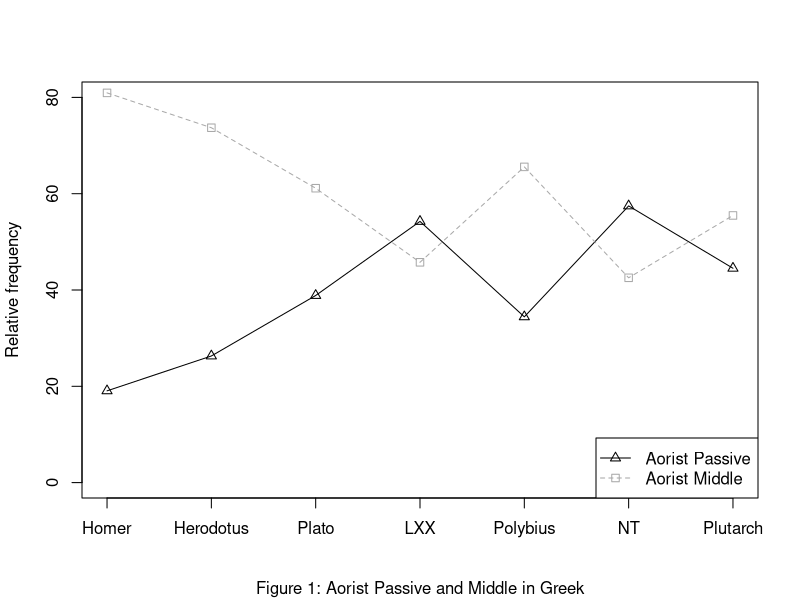
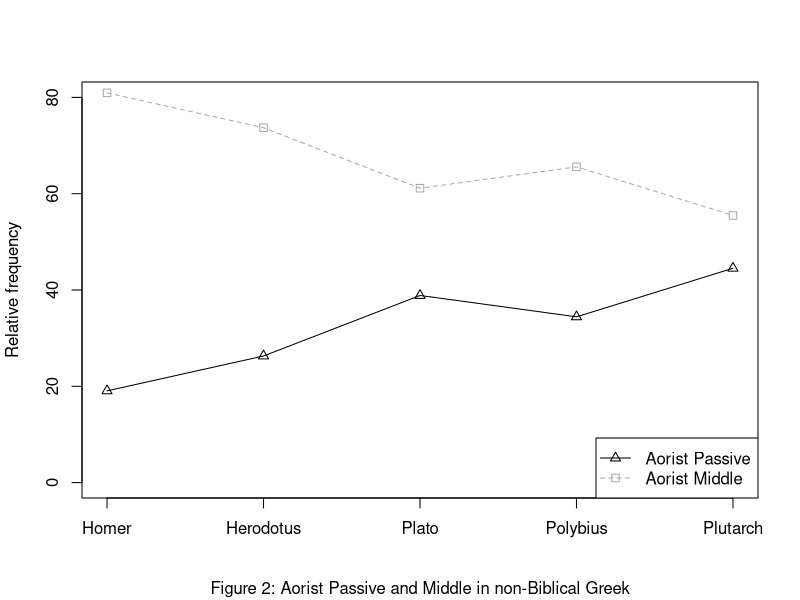

The R script that drew these images, in order: (Note: this script raises an error after producing the figures.)
#Make matrix of voice categories
VoiceMarkersGreek <- matrix(c(433, 405, 567, 3915, 619, 866, 199, 1839, 1135, 892, 3302, 1179, 641, 248), ncol = 7, byrow = TRUE)

colnames(VoiceMarkersGreek) <- c("Homer", "Herodotus", "Plato", "LXX", "Polybius", "NT", "Plutarch")
rownames(VoiceMarkersGreek) <- c("Passive aorist", "Middle aorist")

VoiceMarkersGreek

#Perform chisquared test

chisq.test(VoiceMarkersGreek)

#Make plot of relative frequencies

#All works

#Get relative frequencies
VoiceMarkersGreekProportion <- prop.table(VoiceMarkersGreek, 2)*100

VoiceMarkersGreekProportion

#Make plot

plot(VoiceMarkersGreekProportion[1,], type = "o", pch = 2, ylim = range(0:80), axes = FALSE, xlab = "", ylab = "Relative frequency", sub = "Figure 1: Aorist Passive and Middle in Greek")

axis(1, at = 1:7, labels = colnames(VoiceMarkersGreek))
axis(2)
box()

lines(VoiceMarkersGreekProportion[2,], type = "o", lty = 2, pch = 0, col = "darkgrey")
legend("bottomright", lty = c(1,2), col = c("black", "darkgrey"), pch = c(2, 0), legend = c("Aorist Passive", "Aorist Middle"))

#All works except LXX and NT
VoiceMarkersGreekReduced <- matrix(c(433, 405, 567, 619, 199, 1839, 1135, 892, 1179, 248), ncol = 5, byrow = TRUE)

colnames(VoiceMarkersGreekReduced) <- c("Homer", "Herodotus", "Plato", "Polybius", "Plutarch")
rownames(VoiceMarkersGreekReduced) <- c("Passive aorist", "Middle aorist")

VoiceMarkersGreekReducedProportion <- prop.table(VoiceMarkersGreekReduced, 2)*100

VoiceMarkersGreekReducedProportion

#Make plot

plot(VoiceMarkersGreekReducedProportion[1,], type = "o", pch = 2, ylim = range(0:80), axes = FALSE, xlab = "", ylab = "Relative frequency", sub = "Figure 2: Aorist Passive and Middle in non-Biblical Greek")

axis(1, at = 1:5, labels = colnames(VoiceMarkersGreekReducedProportion))
axis(2)
box()

lines(VoiceMarkersGreekReducedProportion[2,], type = "o", lty = 2, pch = 0, col = "darkgrey")
legend("bottomright", lty = c(1,2), col = c("black", "darkgrey"), pch = c(2, 0), legend = c("Aorist Passive", "Aorist Middle"))


colnames(VoiceMarkersGreekReduced) <- c("Homer", "Herodotus", "Plato", "Polybius", "Plutarch")
rownames(VoiceMarkersGreek) <- c("Passive aorist", "Middle aorist")




#Get expected values

chisq.test(VoiceMarkersGreek)$expected

#Obtain effect size

library(vcd)

assocstats(VoiceMarkersGreek)

#Perform Fisher exact test:

PassiveAoristHomer <- matrix(c(433, 6571, 1839, 7397), ncol = 2, byrow = TRUE)
fisher.test(PassiveAoristHomer, alternative = "less")

MiddleAoristHomer <- matrix(c(1839, 7397, 433, 6571), ncol = 2, byrow = TRUE)
fisher.test(MiddleAoristHomer, alternative = "greater")

PassiveAoristHesiod <- matrix(c(405, 6599, 1135, 8101), ncol = 2, byrow = TRUE)
fisher.test(PassiveAoristHesiod, alternative = "less")

MiddleAoristHesiod <- matrix(c(1135, 8101, 405, 6599), ncol = 2, byrow = TRUE)
fisher.test(MiddleAoristHomer, alternative = "greater")

PassiveAoristPlato <- matrix(c(567, 6437, 892, 8344), ncol = 2, byrow = TRUE)
fisher.test(PassiveAoristPlato, alternative = "less")

MiddleAoristPlato <- matrix(c(892, 8344, 567, 6437), ncol = 2, byrow = TRUE)
fisher.test(MiddleAoristPlato, alternative = "greater")

PassiveAoristLXX <- matrix(c(3915, 3089, 3302, 5934), ncol = 2, byrow = TRUE)
fisher.test(PassiveAoristLXX, alternative = "greater")

MiddleAoristLXX <- matrix(c(3302, 5934, 3915, 3089), ncol = 2, byrow = TRUE)
fisher.test(MiddleAoristLXX, alternative = "less")

PassiveAoristPolybius <- matrix(c(619, 6385, 1179, 8057), ncol = 2, byrow = TRUE)
fisher.test(PassiveAoristPolybius, alternative = "less")

MiddleAoristPolybius <- matrix(c(1179, 8057, 619, 6385), ncol = 2, byrow = TRUE)
fisher.test(MiddleAoristPolybius, alternative = "greater")

PassiveAoristNT <- matrix(c(866, 6138, 641, 8595), ncol = 2, byrow = TRUE)
fisher.test(PassiveAoristNT, alternative = "greater")

MiddleAoristNT <- matrix(c(641, 8595, 866, 6138), ncol = 2, byrow = TRUE)
fisher.test(MiddleAoristNT, alternative = "less")

PassiveAoristPlutarch <- matrix(c(199, 6805, 248, 9188), ncol = 2, byrow = TRUE)
fisher.test(PassiveAoristPlutharch, alternative = "less")

MiddleAoristPlutarch <- matrix(c(248, 9188, 199, 6805), ncol = 2, byrow = TRUE)
fisher.test(MiddleAoristPlutarch, alternative = "greater")


#Greek and Hebrew equivalents

GreekHebrewEquivalents <- matrix(c(50, 48, 3, 36, 9, 4, 0, 4, 10, 2, 0, 6, 5, 7, 0, 2), ncol = 2, byrow = TRUE)
colnames(GreekHebrewEquivalents) <- c("Middle", "Passive")
rownames(GreekHebrewEquivalents) <- c("Qal", "Niphal", "Piel", "Pual", "Hiphil", "Hophal", "Hithpael", "QalPass")

GreekHebrewEquivalents

chisq.test(GreekHebrewEquivalents)

assocstats(GreekHebrewEquivalents)

chisq.test(GreekHebrewEquivalents)$expected

#Fisher test
MiddleQal <- matrix(c(50, 48, 27, 61), ncol = 2, byrow = TRUE)
fisher.test(MiddleQal, alternative = "greater")

PassiveQal <- matrix(c(48, 50, 61, 27), ncol = 2, byrow = TRUE)
fisher.test(PassiveQal, alternative = "less")

MiddleNiphal <- matrix(c(3, 36, 74, 93), ncol = 2, byrow = TRUE)
fisher.test(MiddleNiphal, alternative = "less")

PassiveNiphal <- matrix(c(36, 3, 93, 74), ncol = 2, byrow = TRUE)
fisher.test(PassiveNiphal, alternative = "greater")

MiddlePiel <- matrix(c(9, 4, 68, 105), ncol = 2, byrow = TRUE)
fisher.test(MiddlePiel, alternative = "greater")

PassivePiel <- matrix(c(4, 9, 105, 68), ncol = 2, byrow = TRUE)
fisher.test(PassivePiel, alternative = "less")

MiddlePual <- matrix(c(0, 4, 77, 105), ncol = 2, byrow = TRUE)
fisher.test(MiddlePual, alternative = "less")

PassivePual <- matrix(c(4, 0, 105, 77), ncol = 2, byrow = TRUE)
fisher.test(PassivePual, alternative = "greater")

MiddleHiphil <- matrix(c(10, 2, 67, 107), ncol = 2, byrow = TRUE)
fisher.test(MiddleHiphil, alternative = "greater")

PassiveHiphil <- matrix(c(2, 10, 107, 67), ncol = 2, byrow = TRUE)
fisher.test(PassiveHiphil, alternative = "less")

MiddleHophal <- matrix(c(0, 6, 77, 103), ncol = 2, byrow = TRUE)
fisher.test(MiddleHophal, alternative = "less")

PassiveHophal <- matrix(c(6, 0, 103, 77), ncol = 2, byrow = TRUE)
fisher.test(PassiveHophal, alternative = "greater")

MiddleHithpael <- matrix(c(5, 7, 72, 102), ncol = 2, byrow = TRUE)
fisher.test(MiddleHithpael, alternative = "greater")

PassiveHithpael <- matrix(c(7, 5, 102, 72), ncol = 2, byrow = TRUE)
fisher.test(MiddleHithpael, alternative = "less")

MiddleQalPass <- matrix(c(0, 2, 77, 107), ncol = 2, byrow = TRUE)
fisher.test(MiddleQalPass, alternative = "less")

PassiveQalPass <- matrix(c(2, 0, 107, 77), ncol = 2, byrow = TRUE)
fisher.test(PassiveQalPass, alternative = "greater")
